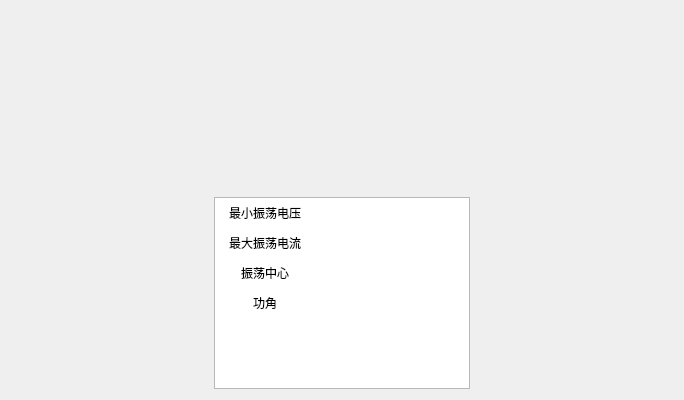
<?xml version="1.0" encoding="UTF-8"?>
<ui version="4.0">
 <class>QSwingSysDiagramWidget</class>
 <widget class="QWidget" name="QSwingSysDiagramWidget">
  <property name="geometry">
   <rect>
    <x>0</x>
    <y>0</y>
    <width>684</width>
    <height>400</height>
   </rect>
  </property>
  <property name="windowTitle">
   <string>Form</string>
  </property>
  <layout class="QHBoxLayout" name="horizontalLayout">
   <item>
    <layout class="QVBoxLayout" name="verticalLayout">
     <property name="spacing">
      <number>6</number>
     </property>
     <item>
      <layout class="QVBoxLayout" name="verticalLayout_3">
       <item>
        <widget class="QLabel" name="m_labDiagram">
         <property name="sizePolicy">
          <sizepolicy hsizetype="Expanding" vsizetype="Expanding">
           <horstretch>0</horstretch>
           <verstretch>0</verstretch>
          </sizepolicy>
         </property>
         <property name="text">
          <string/>
         </property>
         <property name="alignment">
          <set>Qt::AlignCenter</set>
         </property>
        </widget>
       </item>
      </layout>
     </item>
     <item>
      <layout class="QHBoxLayout" name="horizontalLayout_4">
       <item>
        <spacer name="horizontalSpacer">
         <property name="orientation">
          <enum>Qt::Horizontal</enum>
         </property>
         <property name="sizeHint" stdset="0">
          <size>
           <width>40</width>
           <height>20</height>
          </size>
         </property>
        </spacer>
       </item>
       <item>
        <widget class="QTableWidget" name="m_tableWidget">
         <property name="showGrid">
          <bool>false</bool>
         </property>
         <property name="rowCount">
          <number>4</number>
         </property>
         <property name="columnCount">
          <number>2</number>
         </property>
         <attribute name="horizontalHeaderVisible">
          <bool>false</bool>
         </attribute>
         <attribute name="verticalHeaderVisible">
          <bool>false</bool>
         </attribute>
         <row/>
         <row/>
         <row/>
         <row/>
         <column/>
         <column/>
         <item row="0" column="0">
          <property name="text">
           <string>最小振荡电压</string>
          </property>
          <property name="textAlignment">
           <set>AlignCenter</set>
          </property>
         </item>
         <item row="1" column="0">
          <property name="text">
           <string>最大振荡电流</string>
          </property>
          <property name="textAlignment">
           <set>AlignCenter</set>
          </property>
         </item>
         <item row="2" column="0">
          <property name="text">
           <string>振荡中心</string>
          </property>
          <property name="textAlignment">
           <set>AlignCenter</set>
          </property>
         </item>
         <item row="3" column="0">
          <property name="text">
           <string>功角</string>
          </property>
          <property name="textAlignment">
           <set>AlignCenter</set>
          </property>
         </item>
        </widget>
       </item>
       <item>
        <spacer name="horizontalSpacer_2">
         <property name="orientation">
          <enum>Qt::Horizontal</enum>
         </property>
         <property name="sizeHint" stdset="0">
          <size>
           <width>40</width>
           <height>20</height>
          </size>
         </property>
        </spacer>
       </item>
      </layout>
     </item>
    </layout>
   </item>
  </layout>
 </widget>
 <resources/>
 <connections/>
</ui>
